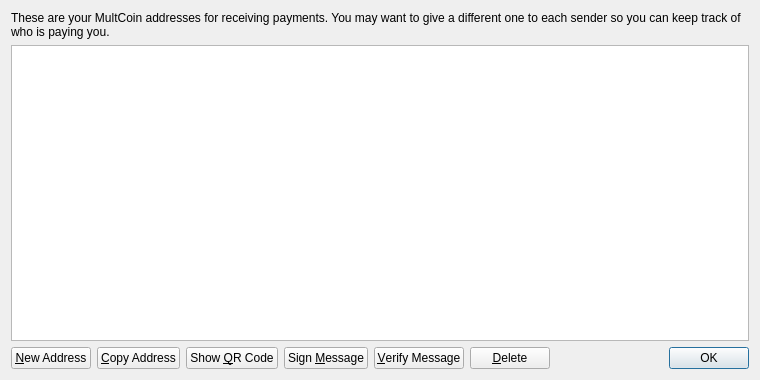
<?xml version="1.0" encoding="UTF-8"?>
<ui version="4.0">
 <class>AddressBookPage</class>
 <widget class="QWidget" name="AddressBookPage">
  <property name="geometry">
   <rect>
    <x>0</x>
    <y>0</y>
    <width>760</width>
    <height>380</height>
   </rect>
  </property>
  <property name="windowTitle">
   <string>Address Book</string>
  </property>
  <layout class="QVBoxLayout" name="verticalLayout">
   <item>
    <widget class="QLabel" name="labelExplanation">
     <property name="text">
      <string>These are your MultCoin addresses for receiving payments. You may want to give a different one to each sender so you can keep track of who is paying you.</string>
     </property>
     <property name="textFormat">
      <enum>Qt::PlainText</enum>
     </property>
     <property name="wordWrap">
      <bool>true</bool>
     </property>
    </widget>
   </item>
   <item>
    <widget class="QTableView" name="tableView">
     <property name="contextMenuPolicy">
      <enum>Qt::CustomContextMenu</enum>
     </property>
     <property name="toolTip">
      <string>Double-click to edit address or label</string>
     </property>
     <property name="tabKeyNavigation">
      <bool>false</bool>
     </property>
     <property name="alternatingRowColors">
      <bool>true</bool>
     </property>
     <property name="selectionMode">
      <enum>QAbstractItemView::SingleSelection</enum>
     </property>
     <property name="selectionBehavior">
      <enum>QAbstractItemView::SelectRows</enum>
     </property>
     <property name="sortingEnabled">
      <bool>true</bool>
     </property>
     <attribute name="verticalHeaderVisible">
      <bool>false</bool>
     </attribute>
    </widget>
   </item>
   <item>
    <layout class="QHBoxLayout" name="horizontalLayout">
     <item>
      <widget class="QPushButton" name="newAddressButton">
       <property name="toolTip">
        <string>Create a new address</string>
       </property>
       <property name="text">
        <string>&amp;New Address</string>
       </property>
       <property name="icon">
        <iconset resource="../bitcoin.qrc">
         <normaloff>:/icons/add</normaloff>:/icons/add</iconset>
       </property>
      </widget>
     </item>
     <item>
      <widget class="QPushButton" name="copyToClipboard">
       <property name="toolTip">
        <string>Copy the currently selected address to the system clipboard</string>
       </property>
       <property name="text">
        <string>&amp;Copy Address</string>
       </property>
       <property name="icon">
        <iconset resource="../bitcoin.qrc">
         <normaloff>:/icons/editcopy</normaloff>:/icons/editcopy</iconset>
       </property>
      </widget>
     </item>
     <item>
      <widget class="QPushButton" name="showQRCode">
       <property name="text">
        <string>Show &amp;QR Code</string>
       </property>
       <property name="icon">
        <iconset resource="../bitcoin.qrc">
         <normaloff>:/icons/qrcode</normaloff>:/icons/qrcode</iconset>
       </property>
      </widget>
     </item>
     <item>
      <widget class="QPushButton" name="signMessage">
       <property name="toolTip">
        <string>Sign a message to prove you own a MultCoin address</string>
       </property>
       <property name="text">
        <string>Sign &amp;Message</string>
       </property>
       <property name="icon">
        <iconset resource="../bitcoin.qrc">
         <normaloff>:/icons/edit</normaloff>:/icons/edit</iconset>
       </property>
      </widget>
     </item>
     <item>
      <widget class="QPushButton" name="verifyMessage">
       <property name="toolTip">
        <string>Verify a message to ensure it was signed with a specified MultCoin address</string>
       </property>
       <property name="text">
        <string>&amp;Verify Message</string>
       </property>
       <property name="icon">
        <iconset resource="../bitcoin.qrc">
         <normaloff>:/icons/transaction_0</normaloff>:/icons/transaction_0</iconset>
       </property>
      </widget>
     </item>
     <item>
      <widget class="QPushButton" name="deleteButton">
       <property name="toolTip">
        <string>Delete the currently selected address from the list</string>
       </property>
       <property name="text">
        <string>&amp;Delete</string>
       </property>
       <property name="icon">
        <iconset resource="../bitcoin.qrc">
         <normaloff>:/icons/remove</normaloff>:/icons/remove</iconset>
       </property>
      </widget>
     </item>
     <item>
      <spacer name="horizontalSpacer">
       <property name="orientation">
        <enum>Qt::Horizontal</enum>
       </property>
       <property name="sizeHint" stdset="0">
        <size>
         <width>40</width>
         <height>20</height>
        </size>
       </property>
      </spacer>
     </item>
     <item>
      <widget class="QDialogButtonBox" name="buttonBox">
       <property name="sizePolicy">
        <sizepolicy hsizetype="Maximum" vsizetype="Fixed">
         <horstretch>0</horstretch>
         <verstretch>0</verstretch>
        </sizepolicy>
       </property>
       <property name="standardButtons">
        <set>QDialogButtonBox::Ok</set>
       </property>
      </widget>
     </item>
    </layout>
   </item>
  </layout>
 </widget>
 <resources>
  <include location="../bitcoin.qrc"/>
 </resources>
 <connections/>
</ui>
